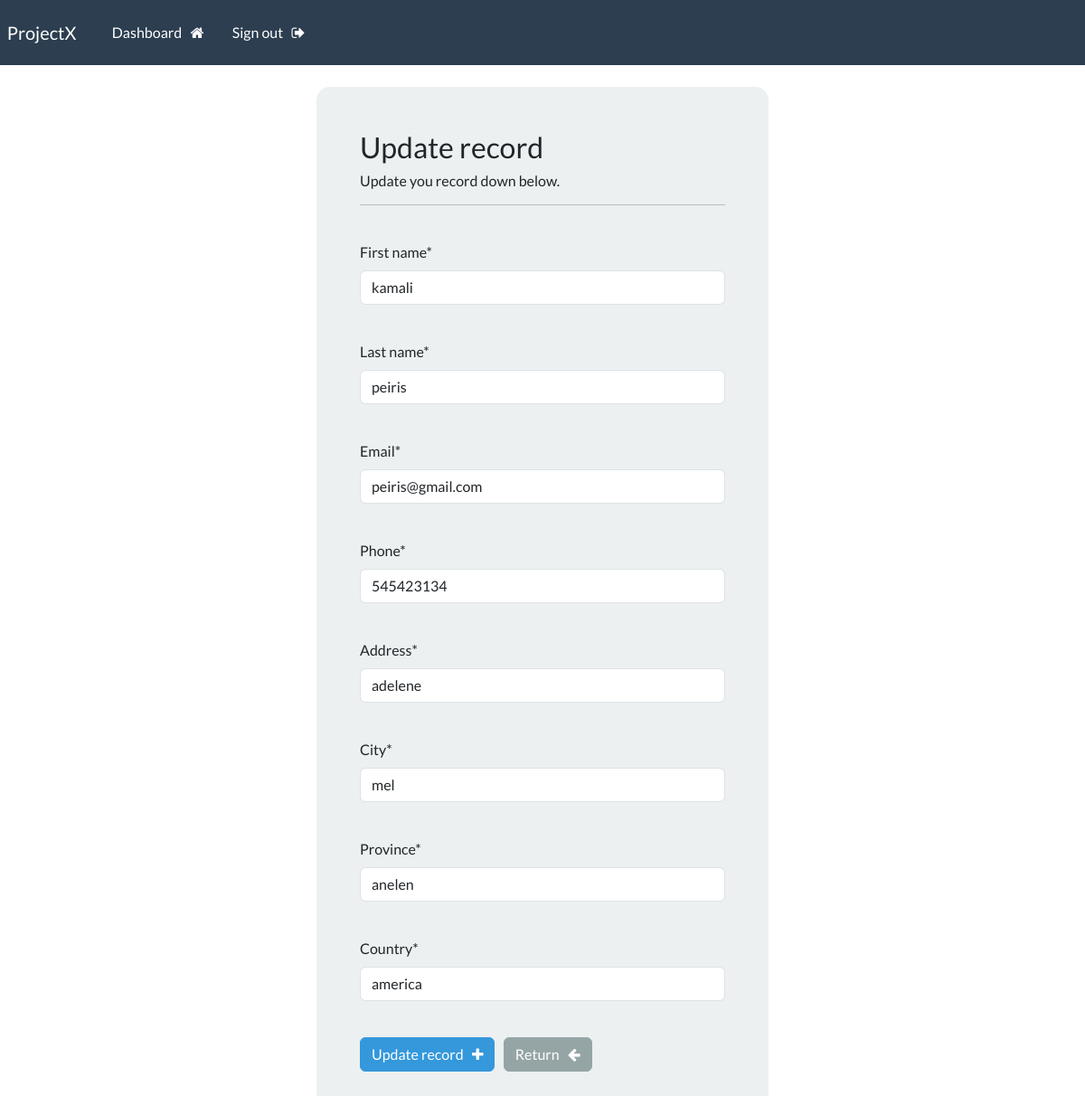
The page /update-record/3 (signed in) on the database its author committed.
### webapp/models.py (models this page shows, shortened)
class Record(models.Model):
    creation_date = models.DateTimeField(auto_now_add=True)
    first_name = models.CharField(max_length=100)
    last_name = models.CharField(max_length=100)
    email = models.CharField(max_length=255)
    phone = models.CharField(max_length=20)
    address = models.CharField(max_length=300)
    city = models.CharField(max_length=255)
    province = models.CharField(max_length=200)
    country = models.CharField(max_length=125)

### webapp/views.py (the view)
# urls.py: path('update-record/<int:pk>', views.update_record, name="update-record"),
@login_required(login_url='my-login')
def update_record(request, pk):
    record = Record.objects.get(id=pk)
    form = UpdateRecordForm(instance=record)
    if request.method == 'POST':
        form = UpdateRecordForm(request.POST, instance=record)
        if form.is_valid():
            form.save()
            messages.success(request, "Your record was updated!")
            return redirect("dashboard")
    context = {'form': form}
    return render(request, 'webapp/update-record.html', context=context)

### webapp/forms.py
class UpdateRecordForm(forms.ModelForm):
     class Meta:
        model = Record
        fields = [ 'first_name', 'last_name', 'email', 'phone', 'address', 'city', 'province', 'country']

### webapp/templates/webapp/update-record.html (shortened to what this page needs)
{% extends 'webapp/base.html' %}
{% load crispy_forms_tags %}
{% block content %}
<body>
    <div class="container bg-light shadow-md p-5 form-layout">
        <h3> Update record </h3>
        <h6> Update you record down below. </h6>
        <hr>
        <br>
        <form method="POST" autocomplete="off">
            {{form.first_name|as_crispy_field}}
            <br>
            {{form.last_name|as_crispy_field}}
            <br>
            {{form.email|as_crispy_field}}
            <br>
            {{form.phone|as_crispy_field}}
            <br>
            {{form.address|as_crispy_field}}
            <br>
            {{form.city|as_crispy_field}}
            <br>
            {{form.province|as_crispy_field}}
            <br>
            {{form.country|as_crispy_field}}
            <br>
            <button type="submit" class="btn btn-info">
                Update record &nbsp; <i class="fa fa-plus" aria-hidden="true"></i>
            </button> &nbsp;
            <a href=" {% url 'dashboard' %}" class="btn btn-secondary"> Return
                &nbsp; <i class="fa fa-arrow-left" aria-hidden="true"></i> </a>
        </form>
    </div>
    <br>
</body>
{% endblock %}

### static/css/styles.css (style rules this page uses)
.form-layout { border-radius: 15px; width: 500px; }

### rows shown on the page
Record: first_name "kamali", last_name "peiris", email "peiris@gmail.com", phone "545423134", address "adelene", city "mel", province "anelen", country "america"
